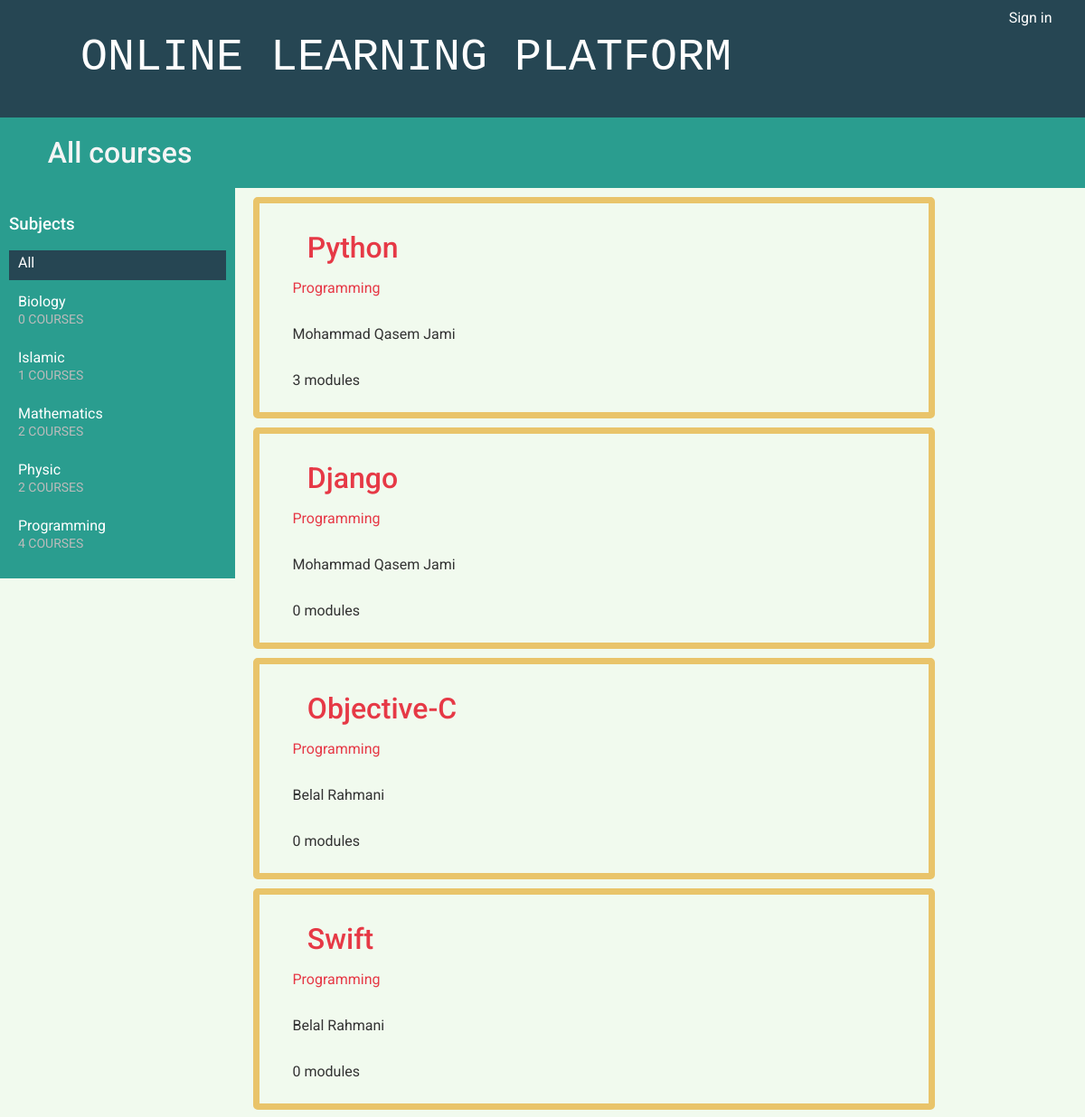
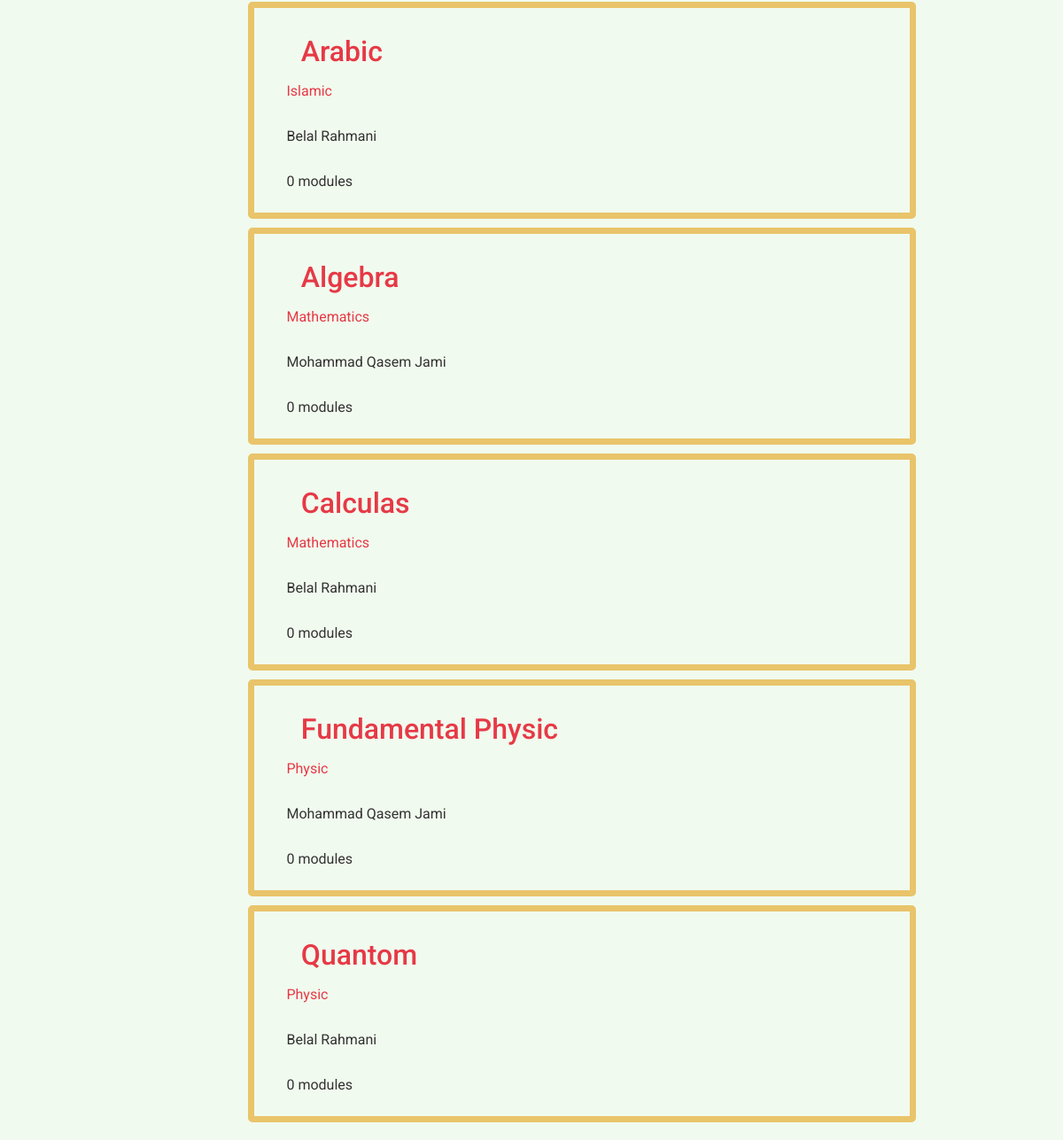
The page / on the database its author committed (2 pictures, top to bottom).
### courses/models.py (models this page shows, shortened)
class Subject(models.Model):
    title = models.CharField(max_length=200)
    slug = models.SlugField(max_length=200, unique=True)
    class Meta:
        ordering = ['title']
    def __str__(self):
        return self.title

class Course(models.Model):
    owner = models.ForeignKey(User,
                              related_name='courses_created',
                              on_delete=models.CASCADE)
    subject = models.ForeignKey(Subject,
                                related_name='courses',
                                on_delete=models.CASCADE)
    title = models.CharField(max_length=200)
    slug = models.SlugField(max_length=200, unique=True)
    overview = models.TextField()
    created = models.DateTimeField(auto_now_add=True)
    students = models.ManyToManyField(User,
                                      related_name='courses_joined',
                                      blank=True)
    class Meta:
        ordering = ['-created']

### courses/views.py (the view)
# urls.py: path('', CourseListView.as_view(), name='course_list'),
class CourseListView(TemplateResponseMixin, View):
    model = Course
    template_name = 'courses/course/list.html'
    def get(self, request, subject=None):
        subjects = cache.get('all_subjects')
        if not subjects:
            subjects = Subject.objects.annotate(
                            total_courses=Count('courses'))
            cache.set('all_subjects', subjects)
        all_courses = Course.objects.annotate(
                           total_modules=Count('modules'))
        if subject:
            subject = get_object_or_404(Subject, slug=subject)
            key = f'subject_{subject.id}_courses'
            courses = cache.get(key)
            if not courses:
                courses = all_courses.filter(subject=subject)
                cache.set(key, courses)
        else:
            courses = cache.get('all_courses')
            if not courses:
                courses = all_courses
                cache.set('all_courses', courses)
        return self.render_to_response({'subjects': subjects,
                                        'subject': subject,
                                        'courses': courses})

### courses/templates/courses/course/list.html (shortened to what this page needs)
{% extends "base.html" %}
{% block content %}
  <h1>
    {% if subject %}
    <i class="fas fa-check-square"></i> {{ subject.title }} courses
    {% else %}
    <i class="fas fa-check-square"></i> All courses
    {% endif %}
  </h1>
  <div class="contents">
    <h3>Subjects</h3>
    <ul id="modules">
      <li {% if not subject %}class="selected"{% endif %}>
        <a href="{% url "course_list" %}"">All</a>
      </li>
      {% for s in subjects %}
        <li {% if subject == s %}class="selected"{% endif %}>
          <a href="{% url "course_list_subject" s.slug %}">
            {{ s.title }}
            <br><span>{{ s.total_courses }} courses</span>
          </a>
        </li>
      {% endfor %}
    </ul>
  </div>
  <div class="module">
    {% for course in courses %}
      {% with subject=course.subject %}
      <div class="module" style="border:7px solid #e9c46a; border-radius:5px; margin-bottom:10px;">
        <h1>
          <a href="{% url "course_detail" course.slug %}">
            <i class="fas fa-book"></i> {{ course.title }}
          </a>
        </h1>
        <p>
          <a href="{% url "course_list_subject" subject.slug %}"><i class="fas fa-link"></i> {{ subject }}</a>
        </p>
        <p><i class="fas fa-user-tie"></i> {{ course.owner.get_full_name }}</p>
        <p><i class="fas fa-book-reader"></i> {{ course.total_modules }} modules</p>
      </div>
      {% endwith %}
    {% endfor %}
  </div>
{% endblock %}

### courses/static/css/base.css (style rules this page uses)
html { overflow-x: hidden; }
body { margin:0; font-family:'Roboto', sans-serif; font-weight:400; color:#333; background-color: #f1faee; }
a { color:#e63946; text-decoration:none; }
ul { float:left; }
h1, h2, h3, h4, h5, h6 { font-family:'Roboto', sans-serif; font-weight:500; }
h1 { background:#2a9d8f; color: whitesmoke; width:100%; overflow:auto; padding:20px 0 20px 20px; margin:0; }
.module { padding:10px 20px; float:left; width:700px; }
.module h1 { margin:20px 0 0; background-color: transparent; padding:0; width:100%; }
.module p { width:100%; float:right; }
.contents { width:20%; padding:10px; float:left; background:#2a9d8f; color: #fff; font-family:'Roboto', sans-serif; }
.contents ul { list-style:none; margin:0; padding:0; width:100%; }
.contents ul li { margin:0 0 10px 0; padding:4px 10px 10px; overflow:auto; cursor:move; }
.contents ul li.selected { background:#264653; }
.contents ul span { text-transform:uppercase; color:#bbb; font-size:14px; }
.contents ul a { display:block; color:#fff; text-decoration:none; }

### rows shown on the page
Subject: title "Biology", total_courses "0"
Subject: title "Islamic", total_courses "1"
Subject: title "Mathematics", total_courses "2"
Subject: title "Physic", total_courses "2"
Subject: title "Programming", total_courses "4"
Course: title "Python", subject "Programming", owner.get_full_name "Mohammad Qasem Jami", total_modules "3"
Course: title "Django", subject "Programming", owner.get_full_name "Mohammad Qasem Jami", total_modules "0"
Course: title "Objective-C", subject "Programming", owner.get_full_name "Belal Rahmani", total_modules "0"
Course: title "Swift", subject "Programming", owner.get_full_name "Belal Rahmani", total_modules "0"
Course: title "Arabic", subject "Islamic", owner.get_full_name "Belal Rahmani", total_modules "0"
Course: title "Algebra", subject "Mathematics", owner.get_full_name "Mohammad Qasem Jami", total_modules "0"
Course: title "Calculas", subject "Mathematics", owner.get_full_name "Belal Rahmani", total_modules "0"
Course: title "Fundamental Physic", subject "Physic", owner.get_full_name "Mohammad Qasem Jami", total_modules "0"
Course: title "Quantom", subject "Physic", owner.get_full_name "Belal Rahmani", total_modules "0"
